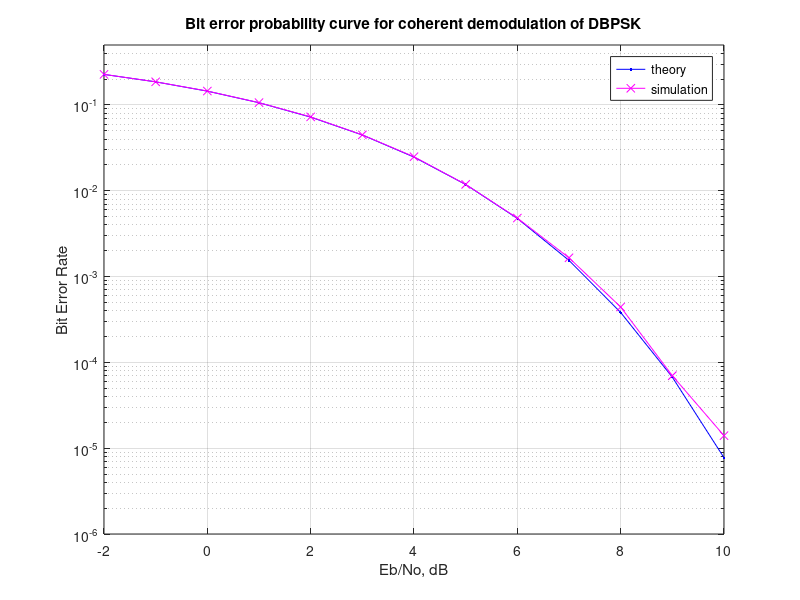

The MATLAB source for this figure:
%  coherent demodulation of differentially encoded binary phase shift keying (DBPSK)
clear
close all
clc;
N = 10^6; 
rand('state',100); 
randn('state',200);
ip = rand(1,N)>0.5;

ipD = mod(filter(1,[1 -1],ip),2);
s = 2*ipD-1;
n = 1/sqrt(2)*[randn(1,N) + 1i*randn(1,N)];

Eb_N0_dB = [-3:10];
for ii = 1:length(Eb_N0_dB)
y = s + 10^(-Eb_N0_dB(ii)/20)*n;

ipDHat_coh = real(y) > 0; 
ipHat_coh = mod(filter([1 -1],1,ipDHat_coh),2);
nErr_dbpsk_coh(ii) = size(find([ip - ipHat_coh]),2);
end
simBer_dbpsk_coh = nErr_dbpsk_coh/N;

theoryBer_dbpsk_coh = erfc(sqrt(10.^(Eb_N0_dB/10))).*(1 - 0.5*erfc(sqrt(10.^(Eb_N0_dB/10))));

close all
figure
semilogy(Eb_N0_dB,theoryBer_dbpsk_coh,'b.-');
hold on
semilogy(Eb_N0_dB,simBer_dbpsk_coh,'mx-');
axis([-2 10 10^-6 0.5])
grid on
legend('theory', 'simulation');
xlabel('Eb/No, dB')
ylabel('Bit Error Rate')
title('Bit error probability curve for coherent demodulation of DBPSK')